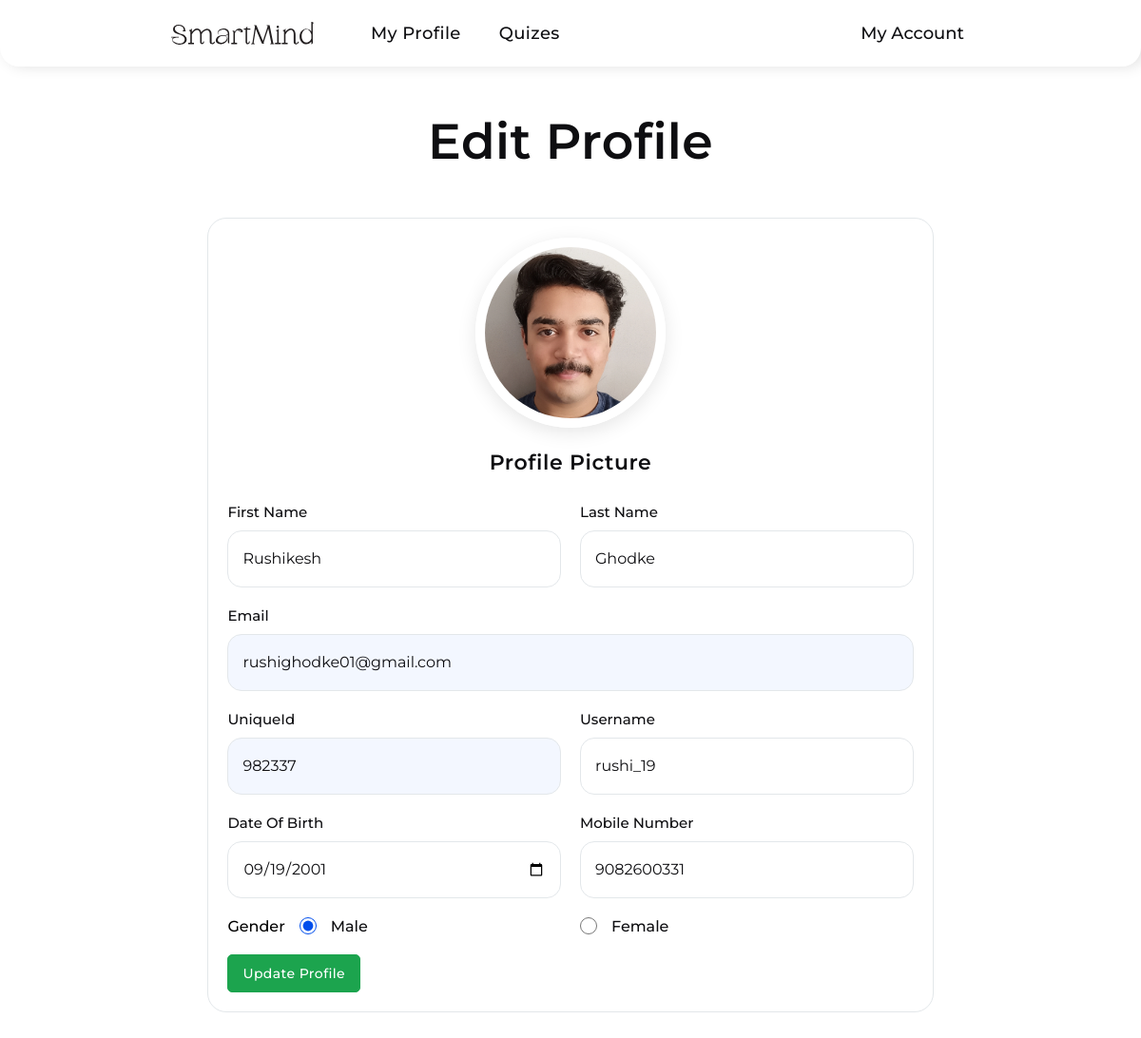
Before: /user/editprofile.php (signed in) with the older database file.
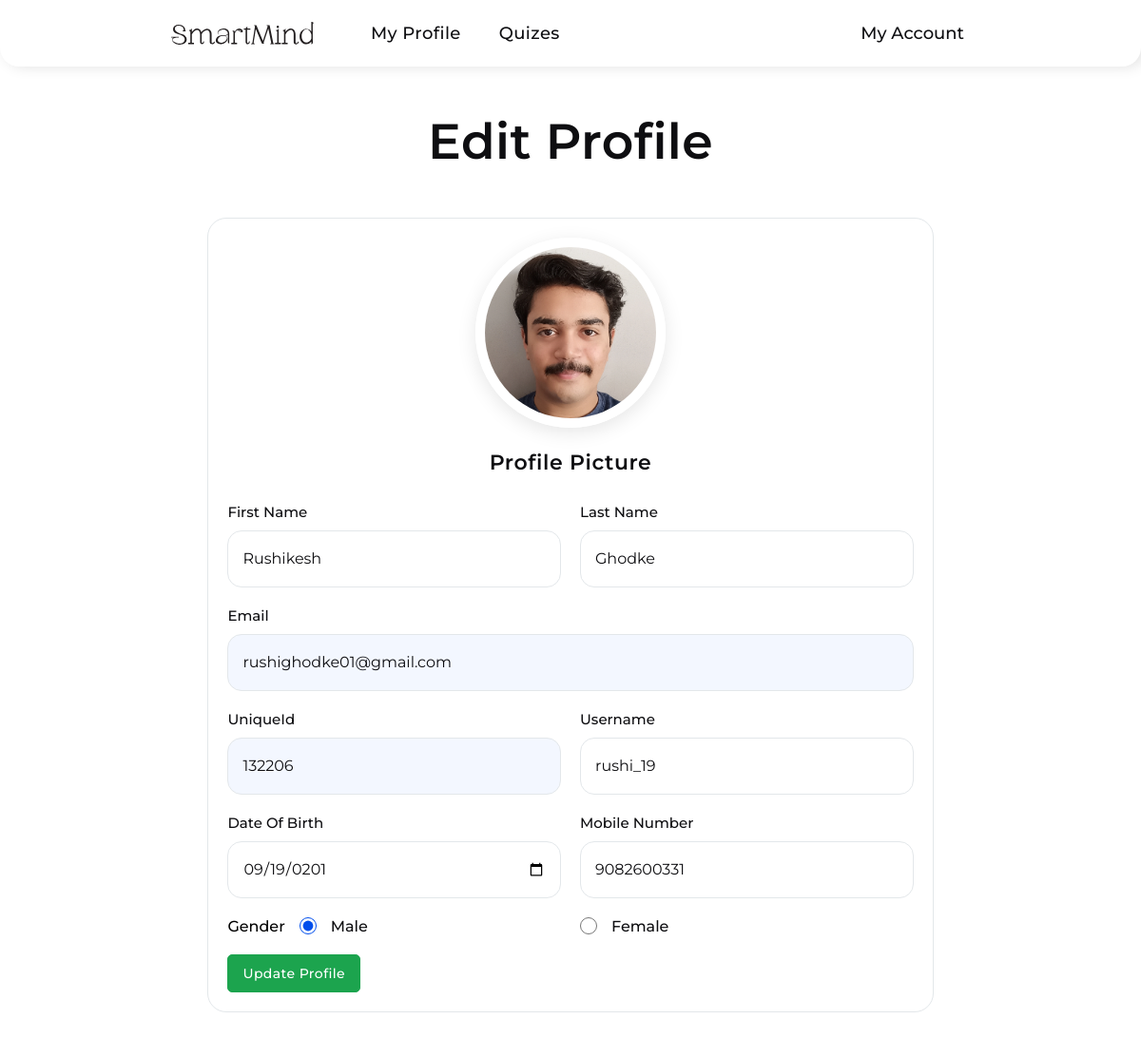
After: the same page with the newer database file.
### tables this page shows
CREATE TABLE `students` (
  `studentId` int(11) NOT NULL,
  `studentUniqueId` int(11) NOT NULL,
  `firstName` varchar(255) NOT NULL,
  `lastName` varchar(255) NOT NULL,
  `dateOfBirth` date NOT NULL,
  `gender` varchar(10) NOT NULL,
  `email` varchar(255) NOT NULL,
  `mobileNumber` varchar(10) NOT NULL,
  `username` varchar(255) NOT NULL,
  `studentImage` varchar(255) NOT NULL,
  `password` varchar(255) NOT NULL,
  `accountCreationDateTime` datetime NOT NULL,
  `verificationToken` varchar(255) NOT NULL,
  `tokenExpirationTime` datetime DEFAULT NULL,
  `isVerified` tinyint(1) NOT NULL
);

### assets/php/updateProfile.php (called while the page is built, shortened)
<?php
include "connection.php";
if (!empty($_SESSION['studentId'])) {
  $studentId = $_SESSION['studentId'];
  $selectQuery = mysqli_query($connection, "SELECT * FROM `students` WHERE `studentId` = $studentId");
}

### assets/php/profileDetails.php (called while the page is built, shortened)
<?php
require "connection.php";
if (!empty($_SESSION['studentId'])) {
  $studentId = $_SESSION['studentId'];
  $selectQuery = mysqli_query($connection, "SELECT * FROM `students` WHERE `studentId` = $studentId");
  if ($selectQuery) {
    $fetchData = mysqli_fetch_assoc($selectQuery);
  }
  else {
    echo mysqli_error($connection);
  }
}
else
{
  header("Location: ../login.php");
}
?>

### user/editprofile.php (the view, shortened to what the changed rows need)
<?php
include "../assets/php/profileDetails.php";
include "../assets/php/updateProfile.php";
?>
<!DOCTYPE html>
<html lang="en">
<head>
  <link rel="stylesheet" href="../assets/css/editprofile.css" />
  <link rel="stylesheet" href="https://cdn-uicons.flaticon.com/2.1.0/uicons-regular-rounded/css/uicons-regular-rounded.css" />
  <link rel="stylesheet" href="https://cdn-uicons.flaticon.com/2.1.0/uicons-thin-straight/css/uicons-thin-straight.css" />
</head>
<body>
  <section class="edit-profile-container">
    <div class="container">
      <div class="heading">
        <h1>Edit Profile</h1>
      </div>
      <div class="edit-form-container">
        <form action="" method="post" class="edit-form" enctype="multipart/form-data">
          <div class="profile-pic">
            <label for="profile-img">
              <div class="profile-picture">
                <?php
                if (!empty($fetchData["studentImage"])) {
                ?>
                  <img src="../assets/StudentsProfileImages/<?php echo $fetchData["studentImage"]; ?>" style='width: 20rem; height: 20rem; object-fit: cover; border: 1rem solid #fff; text-align: center; border-radius: 50%; box-shadow: 0 5px 2rem rgba(0, 0, 0, 0.1); cursor: pointer;' class='profile-img'>
                <?php
                } else {
                ?>
                  <img src='../assets/images/profile-user.png' style='width: 20rem; height: 20rem; object-fit: cover; text-align: center; border: 1rem solid #fff; border-radius: 50%; box-shadow: 0 5px 2rem rgba(0, 0, 0, 0.1); cursor: pointer;' class='profile-img'>"
                <?php
                }
                ?>
              </div>
            </label>
          </div>
          <div class="input-group">
            <div class="input-field">
              <label for="firstName">First Name</label>
              <input type="text" name="firstName" id="firstName" value="<?php echo $fetchData['firstName']; ?>" id="firstName" placeholder="First Name" />
            </div>
            <div class="input-field">
              <label for="lastName">Last Name</label>
              <input type="text" name="lastName" id="lastName" value="<?php echo $fetchData['lastName']; ?>" id="lastName" placeholder="Last Name" />
            </div>
          </div>
          <div class="input-field">
            <label for="email">Email</label>
            <input type="email" name="email" id="email" value="<?php echo $fetchData['email']; ?>" id="email" placeholder="Email" readonly />
          </div>
          <div class="input-group">
            <div class="input-field">
              <label for="studentUniqueId">UniqueId</label>
              <input type="text" name="studentUniqueId" id="studentUniqueId" value="<?php echo $fetchData['studentUniqueId']; ?>" id="studentUniqueId" placeholder="Student UniqueId" readonly />
            </div>
            <div class="input-field">
              <label for="username">Username</label>
              <input type="text" name="username" id="username" value="<?php echo $fetchData['username']; ?>" id="username" placeholder="Username" />
            </div>
          </div>
          <div class="input-group">
            <div class="input-field">
              <label for="dateOfBirth">Date Of Birth</label>
              <input type="date" name="dateOfBirth" id="dateOfBirth" value="<?php echo $fetchData['dateOfBirth']; ?>" id="dateOfBirth" />
            </div>
            <div class="input-field">
              <label for="mobileNumber">Mobile Number</label>
              <input type="text" name="mobileNumber" id="mobileNumber" value="<?php echo $fetchData['mobileNumber']; ?>" id="mobileNumber" placeholder="mobileNumber" />
            </div>
          </div>
          <div class="input-group">
            <div class="gender-input">
              <span>Gender</span>
              <input type="radio" name="gender" value="male" id="male" <?php if ($fetchData['gender'] == 'male') echo ' checked'; ?> />
              <label for="male">Male</label>
            </div>
            <div class="gender-input">
              <input type="radio" name="gender" value="female" id="female" <?php if ($fetchData['gender'] == 'female') echo ' checked'; ?> />
              <label for="female">Female</label>
            </div>
          </div>
        </form>
      </div>
    </div>
  </section>
</body>
</html>

Changed rows visible on the page:
changed students "Rushikesh": studentUniqueId "982337" → "132206"; dateOfBirth "09/19/2001" → "09/19/0201"
